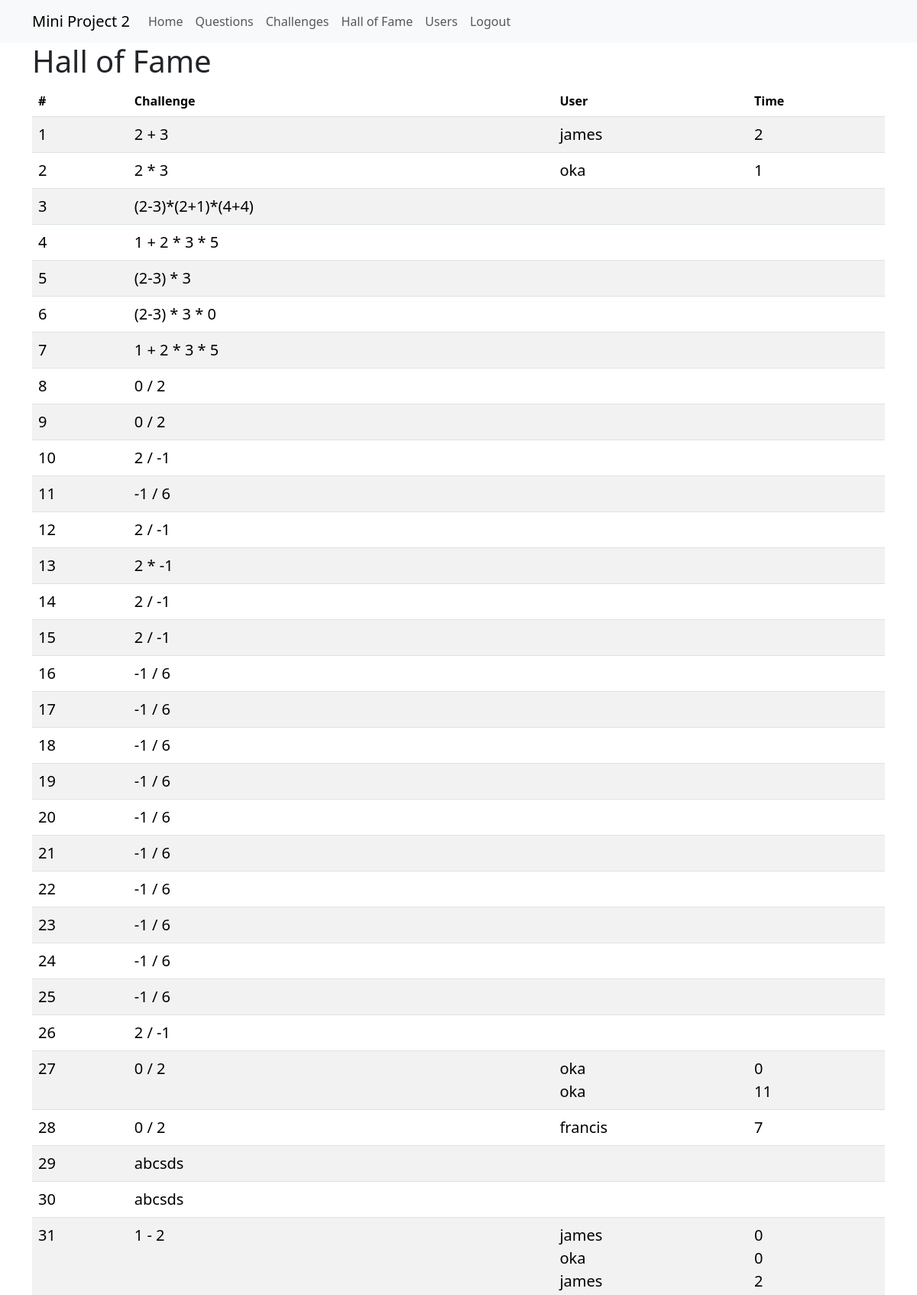
The page /halloffame/ (signed in, upper part) on the database its author committed.
### app/models.py (models this page shows, shortened)
class Question(db.Model):
	__tablename__ = 'question'
	id = db.Column(db.Integer, primary_key=True)
	expression = db.Column(db.String(255))
	answer = db.Column(db.Integer)
	author = db.Column(db.Integer, db.ForeignKey('user.id'))
	challenge = db.relationship("Challenge", uselist=False, back_populates="question")

class TimeRecord(db.Model):
	__tablename__ = 'timerecord'
	id = db.Column(db.Integer, primary_key=True)
	elapsed_time = db.Column(db.Integer)
	challenge_id = db.Column(db.Integer, db.ForeignKey('challenge.id'))
	user_id = db.Column(db.Integer, db.ForeignKey('user.id'))

class User(UserMixin, db.Model):
	__tablename__ = 'user'
	id = db.Column(db.Integer, primary_key=True)
	username = db.Column(db.String(64), index=True, unique=True)
	password_hash = db.Column(db.String(128))
	questions = db.relationship('Question', backref='from_user',
								lazy='dynamic')
	challenges = db.relationship('Challenge', secondary=association_table,
								backref=db.backref('to_user'),
								lazy='dynamic')
	records = db.relationship('TimeRecord',
								backref=db.backref('user_challenge'),
								lazy='dynamic')

### app/routes.py (the view)
@application.route('/halloffame/')
def halloffame():
	prefix = application.wsgi_app.prefix[:-1]
	challenges = Challenge.query.all()
	records = { c.id:get_smallest_three(c) for c in challenges}
	print(records)
	return render_template('halloffame.html', title="Hall of Fame",
							challenges=challenges,
							records=records, prefix=prefix)

### app/models.py (called while the page is built)
@login.user_loader
def load_user(id):
	return User.query.get(int(id))

### app/serverlibrary.py (called while the page is built)
def merge(array, p, q, r, byfunc=None):
    nleft = q - p +1
    nright = r - q
    leftarray = array[p:q+1]
    rightarray = array[q+1:r+1]
    left = 0
    right = 0
    dest = p
    while left < nleft and right < nright:
        if (byfunc(leftarray[left]) < byfunc(rightarray[right])) if byfunc else (leftarray[left] < rightarray[right]):
            array[dest] = leftarray[left]
            left += 1
        else:
            array[dest] = rightarray[right]
            right += 1
        dest += 1
    while left < nleft:
        array[dest] = leftarray[left]
        left += 1
        dest += 1
    while right < nright:
        array[dest] = rightarray[right]
        right += 1
        dest += 1

def mergesort_recursive(array, p, r, byfunc=None):
    if r - p > 0:
        q = (r+p) // 2
        mergesort_recursive(array, p, q, byfunc)
        mergesort_recursive(array, q+1, r, byfunc)
        merge(array, p, q, r, byfunc)

def mergesort(array, byfunc=None):
    mergesort_recursive(array, 0, len(array)-1, byfunc)

def get_smallest_three(challenge):
  records = challenge.records
  times = [r for r in records]
  mergesort(times, lambda x: x.elapsed_time)
  return times[:3]

### app/templates/halloffame.html
{% extends "base.html" %}
{% block app_content %}
<h1>Hall of Fame</h1>
<table class="table table-striped" >
  <thead>
    <tr>
      <th scope="col" >#</th>
      <th scope="col" >Challenge</th>
      <th scope="col" >User</th>
      <th scope="col" class="text-right" >Time</th>
    </tr>
  </thead>
  <tbody>
  {% for idx in range(challenges|length) %}
  	<tr>
      <th scope="row" class="lead">{{ idx+1 }}</th>
      <td class="lead">
      	{{ challenges[idx].question.expression }}
      </td>
      <td class="lead">
      	{% for r in records[challenges[idx].id] %}{{ r.user_challenge.username}}<br>{% endfor %}
      </td>
      <td class="text-right lead">
        {% for r in records[challenges[idx].id] %}{{ r.elapsed_time}}<br>{% endfor %}
      </td>
    </tr>
  {% endfor %}
  </tbody>
</table>
{% endblock %}

### rows shown on the page
Question: expression "2 + 3"
TimeRecord: user_challenge.username "james", elapsed_time "2"
Question: expression "2 * 3"
TimeRecord: user_challenge.username "oka", elapsed_time "1"
Question: expression "(2-3)*(2+1)*(4+4)"
Question: expression "1 + 2 * 3 * 5"
Question: expression "(2-3) * 3"
Question: expression "(2-3) * 3 * 0"
Question: expression "1 + 2 * 3 * 5"
Question: expression "0 / 2"
Question: expression "0 / 2"
Question: expression "2 / -1"
Question: expression "-1 / 6"
Question: expression "2 / -1"
Question: expression "2 * -1"
Question: expression "2 / -1"
Question: expression "2 / -1"
Question: expression "-1 / 6"
Question: expression "-1 / 6"
Question: expression "-1 / 6"
Question: expression "-1 / 6"
Question: expression "-1 / 6"
Question: expression "-1 / 6"
Question: expression "-1 / 6"
Question: expression "-1 / 6"
Question: expression "-1 / 6"
Question: expression "-1 / 6"
Question: expression "2 / -1"
Question: expression "0 / 2"
TimeRecord: user_challenge.username "oka", elapsed_time "0"
TimeRecord: user_challenge.username "oka", elapsed_time "11"
Question: expression "0 / 2"
TimeRecord: user_challenge.username "francis", elapsed_time "7"
Question: expression "abcsds"
Question: expression "abcsds"
Question: expression "1 - 2"
TimeRecord: user_challenge.username "james", elapsed_time "0"
TimeRecord: user_challenge.username "oka", elapsed_time "0"
TimeRecord: user_challenge.username "james", elapsed_time "2"

### other values the page prints
{{ idx+1 }} "1" "2" "3" "4" "5" "6" "7" "8" "9" "10" "11" "12" "13" "14" "15" "16" "17" "18" "19" "20" "21" "22" "23" "24" "25" "26" "27" "28" "29" "30" "31"
